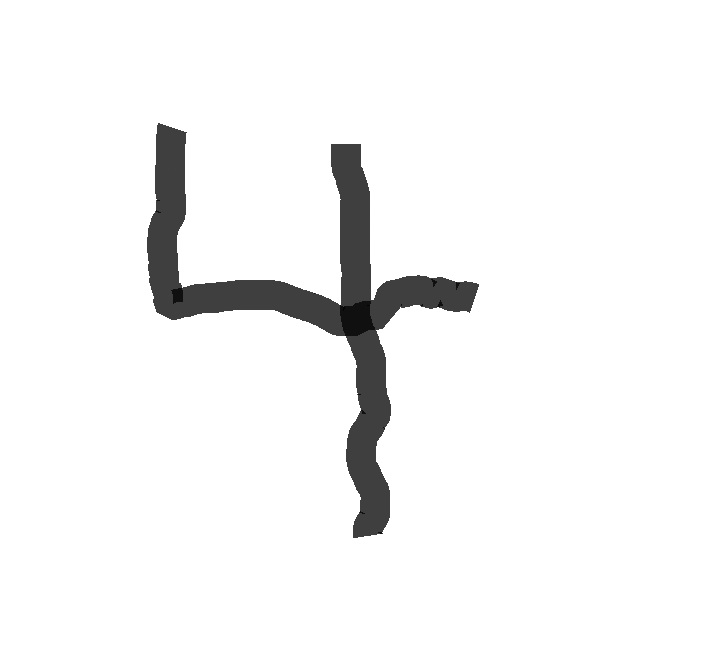
#> input picture materials/number_four.jpg, 714 x 648 px
$ jupyter execute --allow-errors 04_kapitel4.ipynb   (shell and % lines are left out)
#> lines starting #> are read from the running program, lines starting #| are printed output that depends on the picture
#> further down, image is the input picture: PIL image 714x648 RGB; min 1, max 255, mean 244.1
## Kapitel 4

**1. Vad kännetecknar klassificeringsproblem? Ge några exempel på tillämpningsområden**

Klassificering handlar om att lära en dator att dela in saker i bestämda grupper eller kategorier istället för att räkna ut ett tal.

Exempel:

E-post: Sortera mejl som antingen "Skräppost" eller "Viktigt".

Sjukvård: Avgöra om ett provsvar visar "Frisk" eller "Sjuk".

Bilder: Känna igen om en bild föreställer en "Hund", "Katt" eller "Bil".

**2. Förklara hur OvR- och OvO-algoritmerna fungerar.**

Många enkla datormodeller kan bara välja mellan två alternativ (ja/nej). För att de ska kunna välja mellan flera kategorier (t.ex. Hund, Katt, Häst) använder man två olika knep:

OvR (One-vs-Rest):
Datorn skapar en modell för varje djur.

Modell 1 testar: "Är det en Hund eller NÅGOT ANNAT?"

Modell 2 testar: "Är det en Katt eller NÅGOT ANNAT?"

Modell 3 testar: "Är det en Häst eller NÅGOT ANNAT?"
Den modell som känns säkrast på sin sak vinner.

OvO (One-vs-One):
Datorn ställer alla kategorier mot varandra två och två i en turnering.

Match 1: Hund vs Katt

Match 2: Hund vs Häst

Match 3: Katt vs Häst
Kategorin som vinner flest matcher vinner totalt.

**3. Förklara följande utvärderingsmått:**

a) Confusion matrix (Förväxlingsmatris):
En enkel tabell som visar hela sanningen. Den visar hur många gånger datorn gissade rätt och exakt vilka saker den förväxlade med varandra.

b) Accuracy (Total pricksäkerhet):
Hur stor andel av ALLA gissningar som var rätt.

Exempel: Om datorn gissar rätt på 90 av 100 mejl är pricksäkerheten 90 procent.

c) Precision (Träffsäkerhet):
När datorn väl säger "Det här är skräppost", hur ofta stämmer det?

Högt värde betyder: Datorn ropar sällan "varg" i onödan.

d) Recall (Fångstförmåga):
Hur stor andel av ALL den riktiga skräpposten lyckades datorn faktiskt hitta?

Högt värde betyder: Datorn missar nästan inga skräpmejl, men kan råka ta med några vanliga mejl av misstag.

e) F1-score (Balansmåttet):
Ett samlat betyg som slår ihop Precision och Recall till ett enda tal. Det visar hur väl datorn balanserar båda kraven.

f) ROC-kurvan:
Ett diagram som visar hur bra datorn är på att göra rätt jämfört med hur ofta den gör fel, beroende på hur sträng eller förlåtande man gör den.

**4. Vad är precision-recall tradeoff för något?**

Det handlar om en inbyggd kompromiss (en dragkamp). Du kan nästan aldrig få 100 procent på både Precision och Recall samtidigt.

Om du gör datorn väldigt sträng (Hög Precision):
Den stämplar bara ett mejl som skräppost om den är helt säker. Du slipper få viktiga mejl kastade i skräpkorgen, men en del skräppost kommer att slinka igenom till din inkorg (Låg Recall).

Om du gör datorn väldigt snäll (Hög Recall):
Den fångar upp all skräppost som finns, men den blir för ivrig och börjar kasta bort dina vanliga, viktiga mejl också (Låg Precision).

Du måste därför välja vad som är viktigast för just ditt problem.

**5. Några vanligt förekommande modeller för klassificeringsproblem är enligt
nedan. Förklara översiktligt hur respektive modell fungerar. Läs även ige-
nom respektive modells dokumentation, notera att du inte behöver förstå
alla detaljer från dokumentationen men det är bra att ha läst igenom den**

**a) Logistisk regression (LogisticRegression)**
Hur den fungerar: Trots namnet är detta en klassificeringsmodell. Den beräknar en linjär kombination av indata (features) och kör resultatet genom en s-formad funktion (sigmoid-funktionen) för att omvandla värdet till en sannolikhet mellan 0 och 1. Om sannolikheten överstiger en visströskel (oftast 0,5) klassificeras datapunkten som klass 1, annars klass 0.

**b) Support Vector Machines (SVC)**
Hur den fungerar: SVM försöker hitta en linje eller ett plan (hyperplan) som separerar klasserna med så stor marginal som möjligt till de närmaste datapunkterna (som kallas support vectors). Med hjälp av "kernel-tricket" kan modellen även hantera svåra, icke-linjära gränser genom att lyfta datan till högre dimensioner.

**c) Beslutsträd (DecisionTreeClassifier)**
Hur den fungerar: Skapar en trädliknande struktur av ja/nej-frågor baserat på indata (t.ex. "Är carat > 0.5?"). För varje fråga delas datan upp i allt renare delmängder tills den når ett slutgiltigt löv som ger klassen. Det är en mycket lättförståelig och visuell modell.

**d) Ensemble learning (VotingClassifier & BaggingClassifier)**
Hur det fungerar: Ensemble learning kombinerar flera enskilda modeller för att få en bättre och mer stabil förutsägelse än vad enstaka modeller klarar på egen hand.

VotingClassifier: Tränar helt olika modeller (t.ex. Logistisk regression, SVM och Beslutsträd) och låter dem rösta om den slutgiltiga klassen (majoritetsröstning).

BaggingClassifier: Tränar samma typ av modell flera gånger på slumpmässiga delmängder av träningsdatan (med återläggning) och tar genomsnittet eller röstningen av dem.

**e) Random Forest (RandomForestClassifier)**
Hur den fungerar: En vidareutveckling av Bagging med beslutsträd. Den bygger en hel "skog" av många oberoende beslutsträd. Varje träd tränas på ett slumpmässigt urval av datan och får bara välja bland ett slumpmässigt urval av attribut vid varje split. Slutgiltigt resultat blir majoritetsrösten från alla träd, vilket kraftigt minskar risken för överanpassning.

**f) Extra Trees (ExtraTreesClassifier)**
Hur den fungerar: Står för Extremely Randomized Trees. Fungerar väldigt likt Random Forest, men tar slumpmässigheten ett steg längre: istället för att leta efter den optimala tröskeln för att dela upp datan vid varje nod, väljer den uppdelningströsklar helt slumpmässigt. Detta gör träningen extremt snabb och kan ge ännu lägre varians.

**6. Vad innebär det att vi kan kolla på feature importance med hjälp av träd-
modeller såsom beslutsträd eller random forest?**

Det handlar helt enkelt om att trädet hjälper oss att se vilka saker som är viktigast för slutresultatet.

Exempel: Om du ska gissa priset på ett hus kollar trädet på många saker: antal rum, läge, byggår och färg på huset.

Efteråt kan trädet berätta: "Läget och storleken var superviktiga för att gissa rätt pris, men färgen på huset spelade nästan ingen roll alls!"

**7. Stina säger till Kalle på lunchsamtalet “jag vill ha högsta möjliga precision
för vår klassificieringsmodell”. Kalle funderar ett tag och säger “men vad
händer då med recall”? Vad hade du svarat? I vilka fall kan man tänka sig
vilja ha en så hög precision som möjligt? I vilka fall kan det vara dåligt?
Om vi tänker oss rättsväsendet där en slutgiltig dom kan leda till fängelse,
vad kan vi då säga om precision-recall tradeoff?**

* **Svar till Kalle & Stina:**
  Om vi tvingar modellen att ha så **hög precision som möjligt** blir den extremt försiktig och gissar bara när den är 100 % säker. Det gör att **recall sjunker** drastiskt – modellen blir så feg att den missar massor av riktiga fall.

* **När vill vi ha så hög precision som möjligt?**
  När kostnaden för ett **falskt larm (False Positive)** är väldigt hög.
  * *Exempel:* Ett skräppostfilter för e-post. Du vill inte att vanliga, viktiga mejl råkar hamnar i skräpkorgen.

* **När kan hög precision vara dåligt?**
  När det är farligt eller dyrt att **missa ett riktigt fall (False Negative)**.
  * *Exempel:* Cancerdiagnostik eller brandlarm. Det är bättre med ett falskt larm för mycket än att missa en sjuk patient eller en riktig brand.

* **Tillämpning i rättsväsendet (fängelsestraff):**
  Här tillämpar man principen *"hellre fria än fälla"*. Det kräver **extremt hög precision** – vi vill inte sätta en oskyldig person i fängelse. Baksidan blir lägre recall: en del faktiska brottslingar kommer att gå fria för att bevisen inte räckte hela vägen upp till den höga kraven.

### 8: Tolkning av Figur 4.8

1. **Bakgrundsfärgen och Sannolikhet:**
   * Bakgrundens färg visar modellens **uppskattade sannolikhet** för att en datapunkt tillhör Klass 1 (gul)[cite: 1].
   * Mörklila område (längst upp till vänster) innebär nästan 0 % sannolikhet för Klass 1 (det vill säga hög sannolikhet för Klass 0)[cite: 1].
   * Ljusgult område (nederst till höger) innebär nästan 100 % sannolikhet för Klass 1[cite: 1].

2. **Beslutsgränsen (Decision Boundary):**
   * Gränsen där bakgrundsfärgen övergår från lila till grönt och gult fungerar som modellens beslutsgräns. Det är en rak linje som separerar de två områdena.
   * Punkter som hamnar i det gula området klassificeras som Klass 1 (gul), och punkter i det lila området klassificeras som Klass 0 (lila)[cite: 1].

3. **Överlapp och Felklassificeringar:**
   * Eftersom klasserna överlappar varandra något i mitten syns en del gula punkter i det lila området och lila punkter i det gula området. Dessa representerar observationer där modellen har gissat fel på grund av att datan inte är helt perfekt separerbar med en rak linje.

### 9: Logiken bakom `.fit_transform()` vs `.transform()`

Principen handlar om att förhindra **dataläckage (data leakage)** så att modellen inte råkar "tjuvtitta" på testdatan i förväg.

Tänk dig att du ska räkna ut medelvikten på en skolklass:

1. **`.fit()` = Att lära sig reglerna.** Du väger alla i träningsklassen och räknar ut att medelvikten är **60 kg**.
2. **`.transform()` = Att använda reglerna.** Du drar av 60 kg från varje elevs vikt så att du ser vilka som väger mer eller mindre än medel.
3. **`.fit_transform()` = Gör båda två samtidigt.** Detta körs enbart på **träningsdatan**.

**Varför kör vi BARA `.transform()` på validerings- och testdatan?**
När det kommer nya elever från en annan skola (testdata) vill du jämföra dem mot **din klass medelvärde (60 kg)**. Du får inte räkna ut ett nytt medelvärde för de nya eleverna, utan du måste använda den regelbok du redan skapat från träningsdatan.

### 11. Förklara vad nedanstående kod gör och tolka resultatet från koden.

#### 1. Vad koden gör
Koden importerar och kör `classification_report` från Scikit-Learn för att utvärdera en klassificeringsmodell genom att jämföra de verkliga klasserna (`y_true`) med modellens förutsagda klasser (`y_pred`):

* **`y_true = [0, 1, 2, 2, 2]`**: De faktiska sanningsvärdena för 5 observationer.
* **`y_pred = [0, 0, 2, 2, 1]`**: Modellens förutsägelser för samma 5 observationer.
* **`target_names`**: Namnger klasserna till `'class 0'`, `'class 1'` och `'class 2'` i den utskrivna rapporten.

---

#### 2. Utskrift från koden (Resultat)

```text
              precision    recall  f1-score   support

     class 0       0.50      1.00      0.67         1
     class 1       0.00      0.00      0.00         1
     class 2       1.00      0.67      0.80         3

    accuracy                           0.60         5
   macro avg       0.50      0.56      0.49         5
weighted avg       0.70      0.60      0.61         5

### 13. I föregående kapitel gjordes en EDA på datasetet “hr_employee_data.xlsx”.
Gör nu ett komplett ML-flöde där den beroende variabeln, 𝑦, är left.
Om den variabeln är 1 så betyder det att den anställde har lämnat
företaget och om den är 0 så betyder det att den anställde inte har lämnat
företaget, det vill säga jobbar kvar.

[cell 1]
import pandas as pd
import numpy as np
import matplotlib.pyplot as plt
import seaborn as sns

from sklearn.model_selection import train_test_split, GridSearchCV
from sklearn.preprocessing import StandardScaler, OneHotEncoder
from sklearn.compose import ColumnTransformer
from sklearn.pipeline import Pipeline
from sklearn.ensemble import RandomForestClassifier
from sklearn.linear_model import LogisticRegression
from sklearn.metrics import classification_report, confusion_matrix, roc_auc_score, RocCurveDisplay

# Sätt stil för visualiseringar
sns.set_theme(style="whitegrid")

#> (a cell that did not finish here is left out)

#> (a cell that did not finish here is left out)

#> (a cell that did not finish here is left out)

#> (a cell that did not finish here is left out)

[cell 6]
fig, axes = plt.subplots(1, 2, figsize=(14, 5))

# Confusion Matrix för Random Forest
#> (the rest of this cell did not finish here and is left out)

#> (a cell that did not finish here is left out)

### 15. I avsnitt 4.4.1 “Kodexempel 1 - Klassificering av MNIST”

### Importera bibliotek

[cell 8]
import numpy as np
import matplotlib.pyplot as plt
import matplotlib as mpl
import joblib

from sklearn.datasets import fetch_openml
from sklearn.model_selection import train_test_split
from sklearn.preprocessing import StandardScaler

from sklearn.metrics import confusion_matrix, ConfusionMatrixDisplay
from sklearn.metrics import classification_report

from sklearn.linear_model import LogisticRegression
from sklearn.ensemble import RandomForestClassifier, ExtraTreesClassifier
from sklearn.ensemble import VotingClassifier

### Träna modellen

[cell 9]
def display_confusion_matrix(y_true, y_pred):
    cm = confusion_matrix(y_true, y_pred)
    ConfusionMatrixDisplay(cm).plot()


# Load data and inspect it
#> (the rest of this cell did not finish here and is left out)

#> (a cell that did not finish here is left out)

[cell 11]
# Model initialization
logreg_clf = LogisticRegression(max_iter=1000)
random_forest_clf = RandomForestClassifier(n_estimators=100, random_state=42)
extra_trees_clf = ExtraTreesClassifier(n_estimators=100, random_state=42)

named_estimators = [
    ("logreg_clf", logreg_clf),
    ("random_forest_clf", random_forest_clf),
    ("extra_trees_clf", extra_trees_clf),
]
voting_clf = VotingClassifier(named_estimators, voting="hard")

models = [logreg_clf, random_forest_clf, extra_trees_clf, voting_clf]
#> (the rest of this cell did not finish here and is left out)

#> (a cell that did not finish here is left out)

#> (a cell that did not finish here is left out)

[cell 14]
scaler_2 = StandardScaler()
#> (the rest of this cell did not finish here and is left out)

[cell 15]
# Sparar den tränade modellen så vi slipper träna om varje gång.
joblib.dump(extra_trees_clf, "mnist_model.joblib")
joblib.dump(scaler_2, "mnist_scaler.joblib")
print("Modell och scaler sparade.")

### Preprocessing av egna foton

[cell 16]
from PIL import Image, ImageOps
from scipy import ndimage


def _to_grayscale(img):
    return img.convert("L")


def _auto_invert_if_needed(arr):
    """MNIST = vit siffra på svart botten. Foton är ofta tvärtom (mörk
    penna på ljust papper). Vi tittar på bildens kantpixlar (bakgrunden)
    och inverterar om de är ljusa."""
    border = np.concatenate([arr[0, :], arr[-1, :], arr[:, 0], arr[:, -1]])
#> border = 2724 values from 255 to 255
    background_is_light = border.mean() > 127
#> background_is_light = True
    if background_is_light:
        arr = 255 - arr
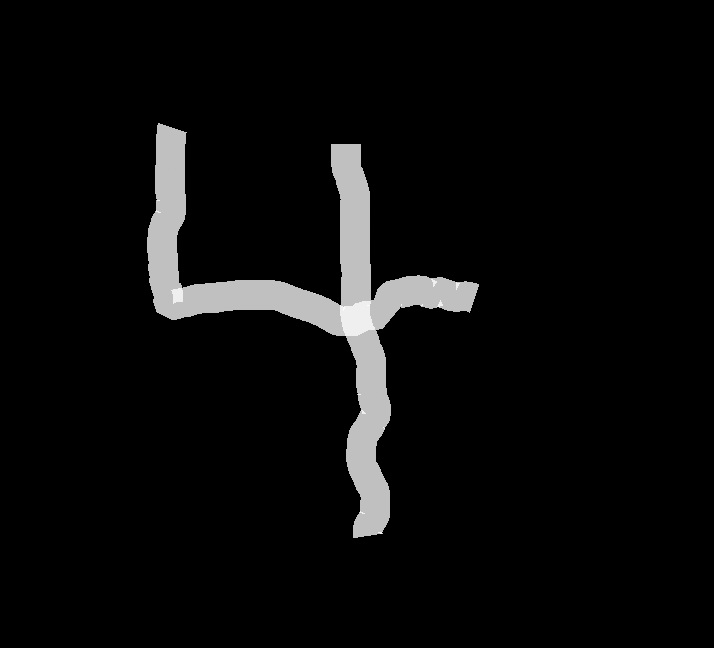
#> arr: shape (648, 714) float64; min 0, max 254, mean 10.9
    return arr


def _threshold(arr, margin=10):
    """Binärisera bilden med Otsu's metod (implementerad för hand,
    inga extra beroenden krävs)."""
#> called with margin = 10
    hist, _ = np.histogram(arr, bins=256, range=(0, 256))
#> hist = 256 values, max 434217 at index 0, min 0 at index 10, mean 1807.3
    total = arr.size
#> total = 462672
    sum_total = np.dot(np.arange(256), hist)
#> sum_total = 5062775
    sum_b, w_b, max_var, threshold = 0.0, 0.0, 0.0, 0
    for t in range(256):
        w_b += hist[t]
        if w_b == 0:
            continue
        w_f = total - w_b
        if w_f == 0:
            break
        sum_b += t * hist[t]
        m_b = sum_b / w_b
        m_f = (sum_total - sum_b) / w_f
        var_between = w_b * w_f * (m_b - m_f) ** 2
        if var_between > max_var:
            max_var = var_between
            threshold = t
#> this loop made 255 passes
#> (w_b, w_f, sum_b, m_b, m_f, max_var) on passes 1 to 10: (434217, 28455, 0, 0, 177.9, 3.91e+14), (435378, 27294, 1161, 0.00267, 185.4, 4.09e+14), (435971, 26701, 2347, 0.00538, 189.5, 4.18e+14), (436316, 26356, 3382, 0.00775, 192, 4.24e+14), (436492, 26180, 4086, 0.00936, 193.2, 4.27e+14), (436577, 26095, 4511, 0.0103, 193.8, 4.28e+14), (436604, 26068, 4673, 0.0107, 194, 4.28e+14), (436609, 26063, 4708, 0.0108, 194.1, 4.29e+14), (436612, 26060, 4732, 0.0108, 194.1, 4.29e+14), (436613, 26059, 4741, 0.0109, 194.1, 4.29e+14)
#> after the loop, max_var = 4.29e+14; sum_b = 5062521; threshold = 9; w_b = 462672
    return np.where(arr > max(threshold - margin, 0), arr, 0)

[cell 17]
def _crop_to_content(arr, pad=2):
    """Beskär bort tomma (svarta) marginaler runt siffran."""
#> called with pad = 2
    rows = np.any(arr > 0, axis=1)
    cols = np.any(arr > 0, axis=0)
    if not rows.any() or not cols.any():
        return arr
    rmin, rmax = np.where(rows)[0][[0, -1]]
#> rmin = 120; rmax = 543
    cmin, cmax = np.where(cols)[0][[0, -1]]
#> cmin = 144; cmax = 479
    rmin = max(rmin - pad, 0)
#> rmin = 118
    cmin = max(cmin - pad, 0)
#> cmin = 142
    rmax = min(rmax + pad, arr.shape[0] - 1)
#> rmax = 545
    cmax = min(cmax + pad, arr.shape[1] - 1)
#> cmax = 481
    return arr[rmin : rmax + 1, cmin : cmax + 1]
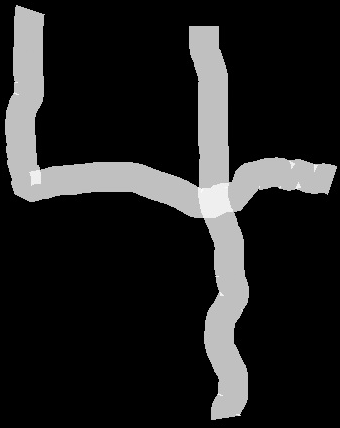
#> returned value: shape (428, 340) float64; min 0, max 254, mean 34.8


def _resize_keep_aspect(img, target=20):
    """MNIST-konvention: siffran fyller en 20x20-ruta innan den
    centreras i den slutliga 28x28-bilden."""
#> called with target = 20
    w, h = img.size
#> w = 340; h = 428
    if w > h:
        new_w = target
        new_h = max(1, round(h * (target / w)))
    else:
        new_h = target
        new_w = max(1, round(w * (target / h)))
#> new_w = 16
    return img.resize((new_w, new_h), Image.LANCZOS)
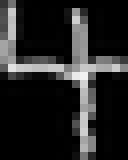
#> returned value: PIL image 16x20 L (shown 8 times larger); min 0, max 241, mean 37.4


def _center_on_canvas(arr, canvas_size=28):
    """Placera siffran på en 28x28-canvas, centrerad utifrån dess
    tyngdpunkt (center of mass) - precis som MNIST gör."""
#> called with arr = array of shape (20, 16), canvas_size = 28
    h, w = arr.shape
#> h = 20; w = 16
    canvas = np.zeros((canvas_size, canvas_size), dtype=np.float64)
    top = (canvas_size - h) // 2
#> top = 4
    left = (canvas_size - w) // 2
#> left = 6
    canvas[top : top + h, left : left + w] = arr
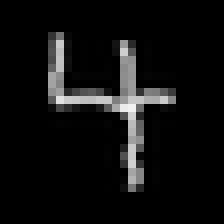
#> canvas: shape (28, 28) float64 (shown 8 times larger); min 0, max 241, mean 15.3

    cy, cx = ndimage.center_of_mass(canvas)
#> cy = 12.11; cx = 13.34
    if not (np.isnan(cy) or np.isnan(cx)):
        shift_y = int(round(canvas_size / 2 - cy))
#> shift_y = 2
        shift_x = int(round(canvas_size / 2 - cx))
#> shift_x = 1
        canvas = ndimage.shift(canvas, shift=(shift_y, shift_x), cval=0)
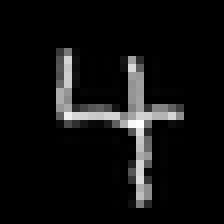
#> canvas: shape (28, 28) float64 (shown 8 times larger); min -1.3e-14, max 241, mean 15.3; drawn with min black and max white
    return canvas

[cell 18]
def preprocess_image(image, debug=False):
    """Ta emot en PIL-bild (t.ex. inläst fr책n ett mobilfoto) och
    returnera:
        - flat: (1, 784) float-vektor, redo för scaler.transform()
        - canvas: (28, 28) numpy-array, för visualisering
    """
    steps = {}

    gray = _to_grayscale(image)
    gray = ImageOps.exif_transpose(gray)  # fixa ev. EXIF-rotation från mobilkameror
    arr = np.array(gray).astype(np.float64)
    steps["gray"] = arr.copy()

    arr = _auto_invert_if_needed(arr)
    steps["inverted"] = arr.copy()

    arr = _threshold(arr)
    steps["thresholded"] = arr.copy()

    arr = _crop_to_content(arr)
    steps["cropped"] = arr.copy()

    cropped_img = Image.fromarray(arr.astype(np.uint8))
    resized_img = _resize_keep_aspect(cropped_img, target=20)
    resized_arr = np.array(resized_img).astype(np.float64)
    steps["resized"] = resized_arr.copy()

    canvas = _center_on_canvas(resized_arr, canvas_size=28)
    steps["final"] = canvas.copy()

    flat = canvas.reshape(1, -1)

    if debug:
        return flat, canvas, steps
    return flat, canvas

### 4. Ladda modell + scaler

[cell 19]
try:
    extra_trees_clf
    scaler_2
    print("Använder modell/scaler från denna session.")
except NameError:
    extra_trees_clf = joblib.load("mnist_model.joblib")
    scaler_2 = joblib.load("mnist_scaler.joblib")
    print("Modell och scaler laddade från disk.")

### 5. Prediktera en egen bild

Byt ut `bildsokvag` mot sökvägen till ett eget foto (t.ex. exporterat/synkat från mobilen till samma mapp som notebooken).

[cell 20]
bildsokvag = "materials/number_four.jpg"  # <-- byt till er egen bildfil

image = Image.open(bildsokvag)
flat, canvas, steps = preprocess_image(image, debug=True)
#> steps = 6 items

#> (the rest of this cell did not finish here and is left out)
